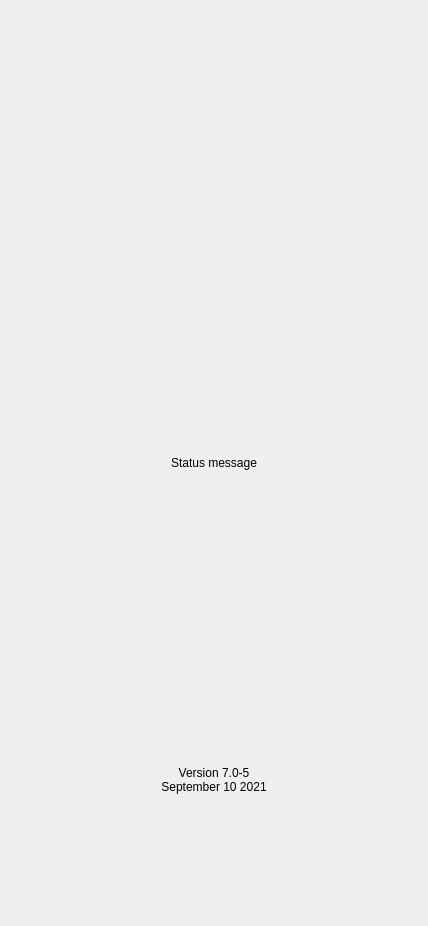
<?xml version="1.0" encoding="UTF-8"?>
<ui version="4.0">
 <class>SplashScreen</class>
 <widget class="QWidget" name="SplashScreen">
  <property name="geometry">
   <rect>
    <x>0</x>
    <y>0</y>
    <width>428</width>
    <height>926</height>
   </rect>
  </property>
  <property name="windowTitle">
   <string>SplashScreen</string>
  </property>
  <layout class="QVBoxLayout" name="verticalLayout">
   <property name="spacing">
    <number>0</number>
   </property>
   <property name="leftMargin">
    <number>0</number>
   </property>
   <property name="topMargin">
    <number>0</number>
   </property>
   <property name="rightMargin">
    <number>0</number>
   </property>
   <property name="bottomMargin">
    <number>0</number>
   </property>
   <item>
    <widget class="GradientWidget" name="Background" native="true">
     <layout class="QVBoxLayout" name="verticalLayout_2">
      <property name="spacing">
       <number>0</number>
      </property>
      <property name="leftMargin">
       <number>0</number>
      </property>
      <property name="topMargin">
       <number>0</number>
      </property>
      <property name="rightMargin">
       <number>0</number>
      </property>
      <property name="bottomMargin">
       <number>0</number>
      </property>
      <item>
       <widget class="DapGuiWidget" name="MainWidget">
        <property name="cssStyle">
         <string>splashscreen_background</string>
        </property>
        <layout class="QVBoxLayout" name="verticalLayout_3">
         <property name="spacing">
          <number>0</number>
         </property>
         <property name="leftMargin">
          <number>0</number>
         </property>
         <property name="topMargin">
          <number>0</number>
         </property>
         <property name="rightMargin">
          <number>0</number>
         </property>
         <property name="bottomMargin">
          <number>0</number>
         </property>
         <item>
          <widget class="DapGuiWidget" name="splashscreen_top_spacer">
           <property name="cssStyle">
            <string>splashscreen_top_spacer nobackground</string>
           </property>
          </widget>
         </item>
         <item>
          <widget class="DapGuiWidget" name="widget">
           <property name="cssStyle">
            <string>nobackground</string>
           </property>
           <layout class="QHBoxLayout" name="horizontalLayout_3">
            <item>
             <widget class="DapGuiLabel" name="lLogo">
              <property name="text">
               <string/>
              </property>
              <property name="cssStyle">
               <string>splashscreen_logo noborder nobackground</string>
              </property>
             </widget>
            </item>
           </layout>
          </widget>
         </item>
         <item>
          <widget class="DapGuiWidget" name="splashscreen_mid_status_spacer">
           <property name="cssStyle">
            <string>splashscreen_mid_status_spacer nobackground</string>
           </property>
          </widget>
         </item>
         <item>
          <widget class="DapGuiLabel" name="lStatus">
           <property name="text">
            <string>Status message</string>
           </property>
           <property name="alignment">
            <set>Qt::AlignCenter</set>
           </property>
           <property name="cssStyle">
            <string>white font18 normal lato noborder nobackground</string>
           </property>
          </widget>
         </item>
         <item>
          <widget class="DapGuiWidget" name="splashscreen_bottom_status_spacer">
           <property name="cssStyle">
            <string>splashscreen_bottom_status_spacer nobackground</string>
           </property>
          </widget>
         </item>
         <item>
          <widget class="DapGuiLabel" name="lVersion">
           <property name="text">
            <string>Version 7.0-5
September 10 2021</string>
           </property>
           <property name="alignment">
            <set>Qt::AlignBottom|Qt::AlignHCenter</set>
           </property>
           <property name="cssStyle">
            <string>white font12 normal lato noborder nobackground</string>
           </property>
          </widget>
         </item>
         <item>
          <widget class="DapGuiWidget" name="splashscreen_bottom_spacer">
           <property name="cssStyle">
            <string>splashscreen_bottom_spacer nobackground</string>
           </property>
          </widget>
         </item>
        </layout>
       </widget>
      </item>
     </layout>
    </widget>
   </item>
  </layout>
 </widget>
 <customwidgets>
  <customwidget>
   <class>DapGuiLabel</class>
   <extends>QLabel</extends>
   <header>dapguilabel.h</header>
  </customwidget>
  <customwidget>
   <class>DapGuiWidget</class>
   <extends>QWidget</extends>
   <header>dapguiwidget.h</header>
   <container>1</container>
  </customwidget>
  <customwidget>
   <class>GradientWidget</class>
   <extends>QWidget</extends>
   <header location="global">ui/helper/gradientwidget.h</header>
   <container>1</container>
  </customwidget>
 </customwidgets>
 <resources/>
 <connections/>
</ui>
